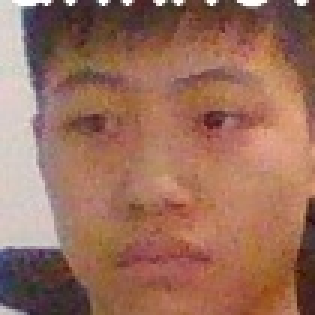
#> input picture TheNewProject/Face Recognition/TrainedFaces/1/0.png, 105 x 105 px (shown 3 times larger); its folder holds only this picture in this run
$ python 'AI face trainer.py'
#> lines starting #> are read from the running program, lines starting #| are printed output that depends on the picture
import os
import pickle
import Directory
from PIL import Image
import numpy as np
import cv2

#fileread = open()
labelstxt = os.path.join(Directory.datadir, "labels.txt")
trainneryml = os.path.join(Directory.datadir, "trainner.yml")

def facetrainer():
    face_cascade = cv2.CascadeClassifier(os.path.dirname(cv2.__file__) + "/data/haarcascade_frontalface_default.xml")
    recognizer = cv2.face.LBPHFaceRecognizer_create()

    image_dir = r"C:\Users\delay\PycharmProjects\pythonProject\TheNewProject\Face Recognition\TrainedFaces\1"

    current_id = 0

    label_ids = {}

    y_labels = []
    x_train = []

    for root, dirs, files in os.walk(image_dir):
        for file in files:
            if file.endswith("png") or file.endswith("jpg"):
                path = os.path.join(Directory.timgdir, "1",  file)
                label = os.path.basename(os.path.dirname(path)).replace(" ", "-").lower()

                if not label in label_ids:
                    label_ids[label] = current_id
                    current_id += 1

                id_ = label_ids[label]

                pil_image = Image.open(path).convert("L")
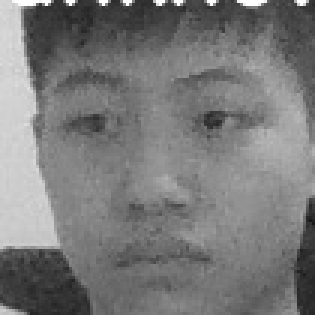
#> pil_image: PIL image 105x105 L (shown 3 times larger); min 23, max 255, mean 121.3
                image_array = np.array(pil_image, 'uint8')

                faces = face_cascade.detectMultiScale(image_array,

                                                      scaleFactor=1.1,
                                                      minNeighbors=5)
#> faces = [[5, 6, 94, 94]]

                for (x,y,w,h) in faces:
                    roi = image_array[y:y+h, x:x+w]
                    x_train.append(roi)
                    y_labels.append(id_)
#> this loop made 1 pass
#> pass 1, in facetrainer, `roi = image_array[y:y+h, x:x+w]`:
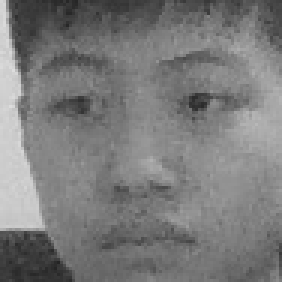
#> roi: shape (94, 94) (shown 3 times larger); min 36, max 221, mean 122.6
#> after the loop, x_train = 1 item; y_labels = [0]

    with open(labelstxt, 'wb') as f:
        pickle.dump(label_ids, f)

    recognizer.train(x_train, np.array(y_labels))
    recognizer.save(trainneryml)

facetrainer()

$ run again, on TheNewProject/Face Recognition/TrainedFaces/1/13.jpg
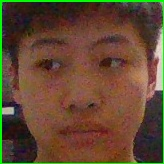
#> input picture TheNewProject/Face Recognition/TrainedFaces/1/13.jpg, 164 x 164 px
#> in facetrainer, `pil_image = Image.open(path).convert("L")`:
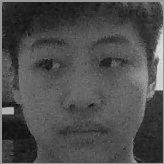
#> pil_image: PIL image 164x164 L; min 11, max 221, mean 77.9
#> faces = [[9, 11, 147, 147]]
#> the loop in facetrainer, `for (x,y,w,h) in faces:` made 1 pass
#> pass 1, in facetrainer, `roi = image_array[y:y+h, x:x+w]`:
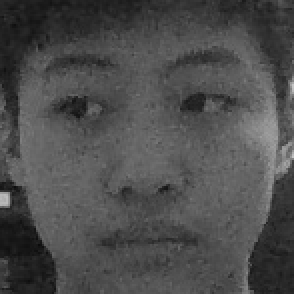
#> roi: shape (147, 147) (shown 2 times larger); min 11, max 195, mean 76.5
#> after the loop in facetrainer, `for (x,y,w,h) in faces:`: x_train = 1 item; y_labels = [0]

$ run again, on TheNewProject/Face Recognition/TrainedFaces/1/13.png
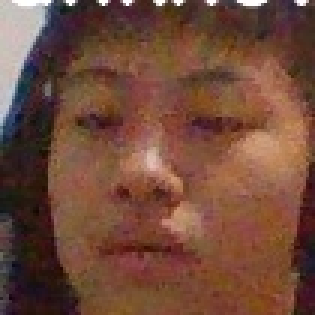
#> input picture TheNewProject/Face Recognition/TrainedFaces/1/13.png, 105 x 105 px (shown 3 times larger)
#> in facetrainer, `pil_image = Image.open(path).convert("L")`:
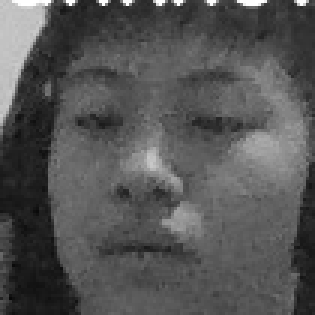
#> pil_image: PIL image 105x105 L (shown 3 times larger); min 8, max 255, mean 84.3
#> faces = [[5, 6, 91, 91]]
#> the loop in facetrainer, `for (x,y,w,h) in faces:` made 1 pass
#> pass 1, in facetrainer, `roi = image_array[y:y+h, x:x+w]`:
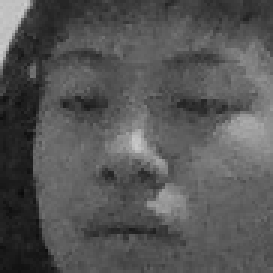
#> roi: shape (91, 91) (shown 3 times larger); min 10, max 205, mean 85.4
#> after the loop in facetrainer, `for (x,y,w,h) in faces:`: x_train = 1 item; y_labels = [0]
